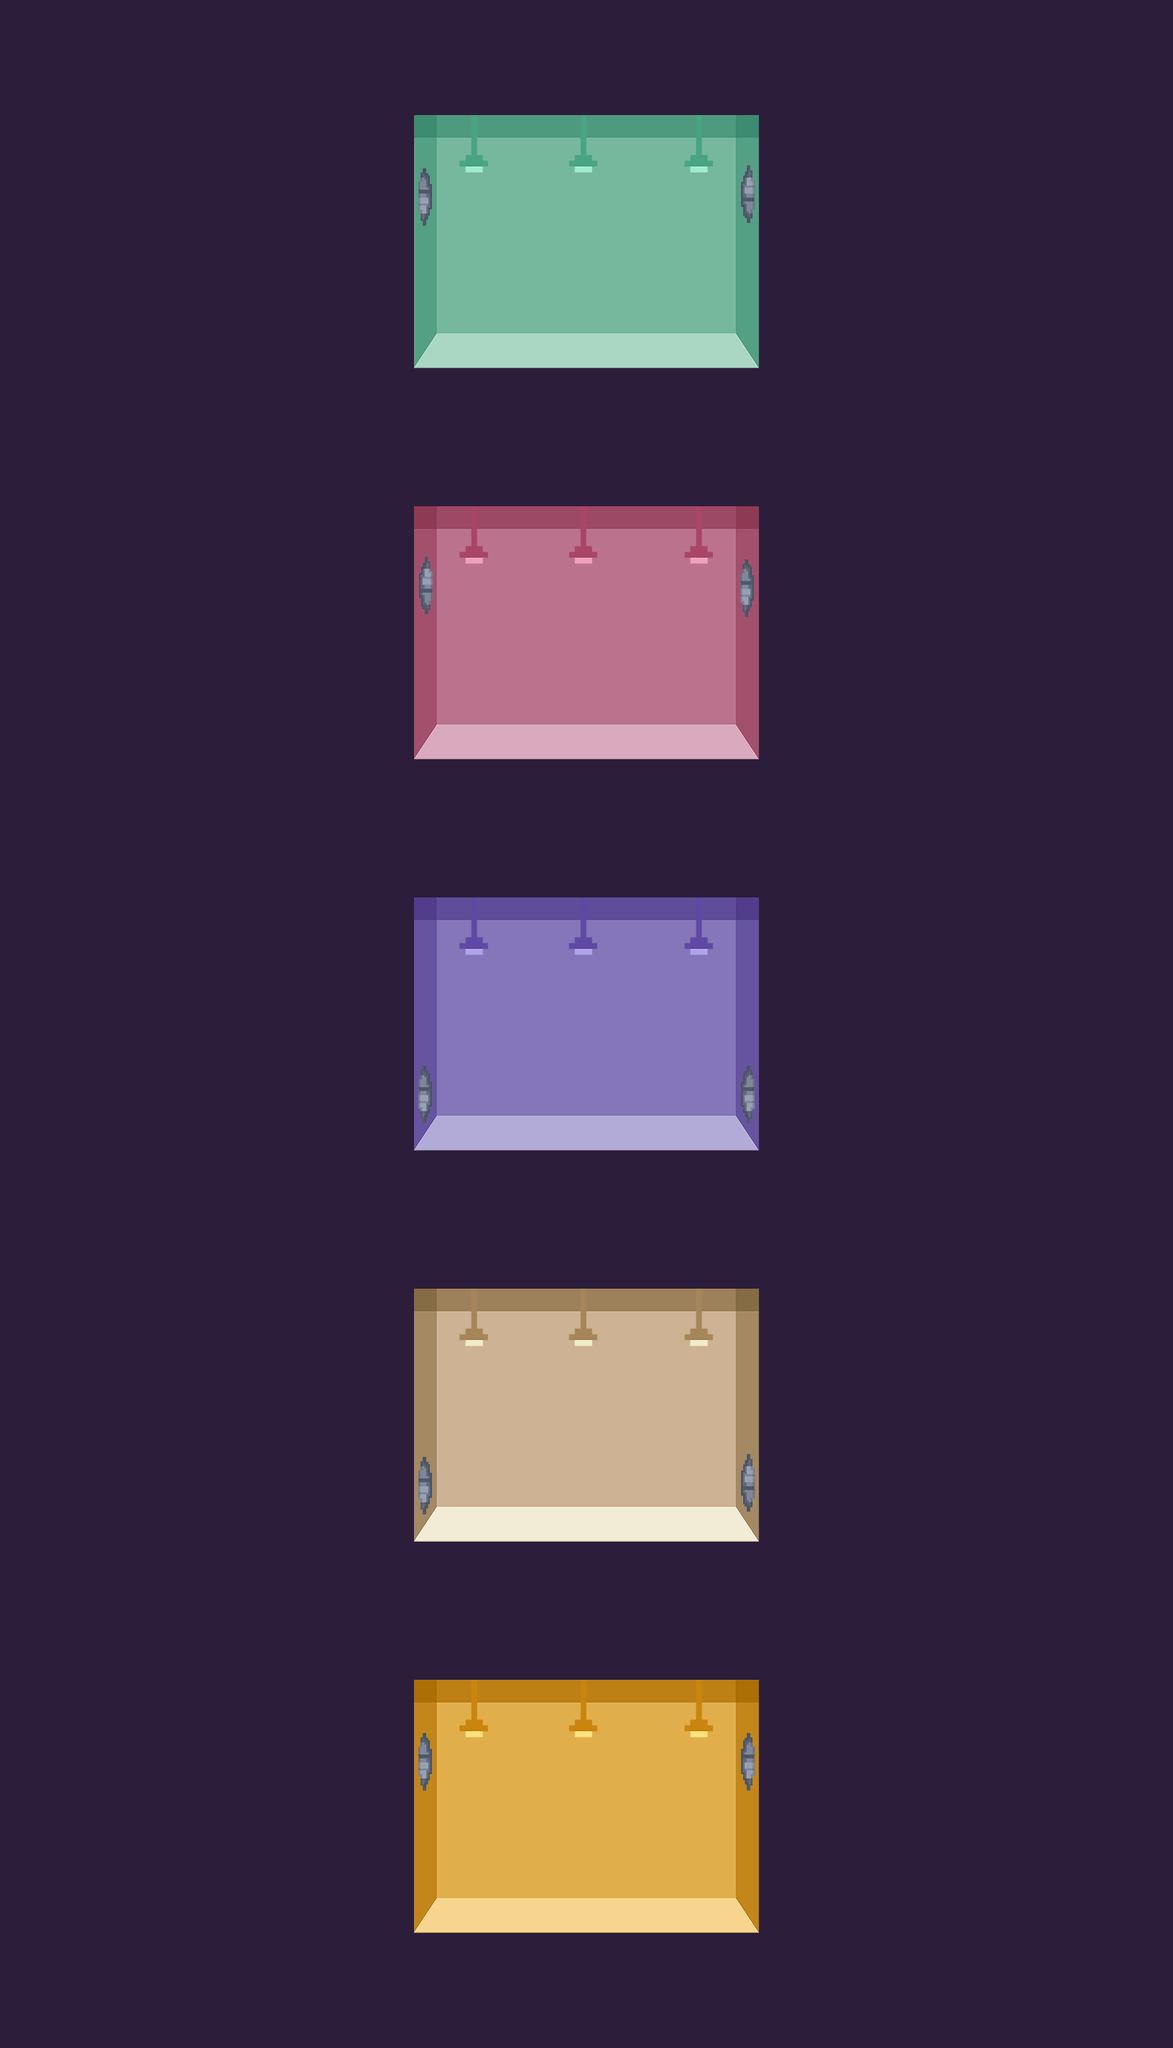

Below is a game level as drawn by its tile map, then a one-line description and the .tmx that defines it (tile-layer data replaced by summaries):
An orthogonal 51x89 tile map with 32x32 px tiles, 3 tile layers (background, collision, objects), 6 tilesets.

<map version="1.0" orientation="orthogonal" renderorder="right-down" width="51" height="89" tilewidth="32" tileheight="32" nextobjectid="1">
 <tileset firstgid="1" name="pipe_opening" tilewidth="32" tileheight="32" tilecount="3" columns="1">
  <image source="pipe_opening.png" trans="ffffff" width="32" height="101" />
 </tileset>
 <tileset firstgid="4" name="green_room" tilewidth="32" tileheight="32" tilecount="414" columns="23">
  <image source="../../Stage1/Map/Rooms/green_room.png" trans="ffffff" width="738" height="600" />
 </tileset>
 <tileset firstgid="418" name="pink_room" tilewidth="32" tileheight="32" tilecount="414" columns="23">
  <image source="../../Stage1/Map/Rooms/pink_room.png" trans="ffffff" width="738" height="600" />
 </tileset>
 <tileset firstgid="832" name="purple_room" tilewidth="32" tileheight="32" tilecount="414" columns="23">
  <image source="../../Stage1/Map/Rooms/purple_room.png" trans="ffffff" width="738" height="600" />
 </tileset>
 <tileset firstgid="1246" name="sand_room" tilewidth="32" tileheight="32" tilecount="414" columns="23">
  <image source="../../Stage1/Map/Rooms/sand_room.png" trans="ffffff" width="738" height="600" />
 </tileset>
 <tileset firstgid="1660" name="yellow_room" tilewidth="32" tileheight="32" tilecount="414" columns="23">
  <image source="Rooms/yellow_room.png" trans="ffffff" width="738" height="600" />
 </tileset>
 <layer name="background" width="51" height="89">
  <data>[4539 cells, 4539 non-empty, 827 distinct tile ids]</data>
 </layer>
 <layer name="collision" width="51" height="89">
  <data>[4539 cells, 175 non-empty, 172 distinct tile ids]</data>
 </layer>
 <layer name="objects" width="51" height="89">
  <data>[4539 cells, 24 non-empty, 3 distinct tile ids]</data>
 </layer>
</map>
